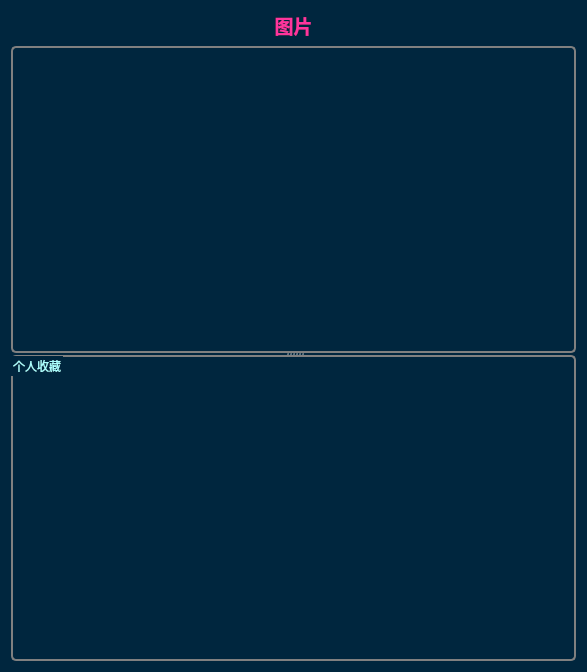
<?xml version="1.0" encoding="UTF-8"?>
<ui version="4.0">
 <class>MainDialog</class>
 <widget class="QDialog" name="MainDialog">
  <property name="geometry">
   <rect>
    <x>0</x>
    <y>0</y>
    <width>587</width>
    <height>672</height>
   </rect>
  </property>
  <property name="windowTitle">
   <string>Dialog</string>
  </property>
  <property name="styleSheet">
   <string notr="true">QDialog{
	background-color: #00263e;
	
}

QGroupBox{
color: rgb(170, 255, 255);
border:2px solid gray;
border-radius:5px;
margin-top:1ex;
subcontrol-origin: margin;
subcontrol-position: top center;
padding: 0 3px;

}</string>
  </property>
  <layout class="QVBoxLayout" name="verticalLayout">
   <item>
    <widget class="QLabel" name="label_2">
     <property name="text">
      <string>&lt;html&gt;&lt;head/&gt;&lt;body&gt;&lt;p align=&quot;center&quot;&gt;&lt;span style=&quot; font-size:14pt; font-weight:600; color:#ff359d;&quot;&gt;图片&lt;/span&gt;&lt;/p&gt;&lt;/body&gt;&lt;/html&gt;</string>
     </property>
     <property name="scaledContents">
      <bool>false</bool>
     </property>
     <property name="alignment">
      <set>Qt::AlignCenter</set>
     </property>
    </widget>
   </item>
   <item>
    <widget class="QSplitter" name="splitter">
     <property name="lineWidth">
      <number>0</number>
     </property>
     <property name="orientation">
      <enum>Qt::Vertical</enum>
     </property>
     <property name="handleWidth">
      <number>2</number>
     </property>
     <widget class="QGroupBox" name="groupBox_3">
      <property name="styleSheet">
       <string notr="true">QGroupBox{

	color: rgb(241, 194, 83);
}

QPushButton{
			border-radius:5px;
            background-color: #004877;
            color: #CFD8DC;
            font: bold;
}

QPushButton:Hover{
			border-radius:5px;
            background-color: #0081bc;
            color: #ECEFF1;
            font: bold;
}</string>
      </property>
      <property name="title">
       <string/>
      </property>
      <layout class="QVBoxLayout" name="verticalLayout_6">
       <item>
        <widget class="AllToolkit" name="AllToolkit" native="true">
         <property name="styleSheet">
          <string notr="true"/>
         </property>
         <zorder>label_2</zorder>
        </widget>
       </item>
      </layout>
     </widget>
     <widget class="QGroupBox" name="groupBox_4">
      <property name="title">
       <string>个人收藏</string>
      </property>
      <property name="alignment">
       <set>Qt::AlignLeading|Qt::AlignLeft|Qt::AlignVCenter</set>
      </property>
      <layout class="QVBoxLayout" name="verticalLayout_8">
       <item>
        <widget class="MyFavoriteBox" name="MyFavorate" native="true"/>
       </item>
      </layout>
     </widget>
    </widget>
   </item>
  </layout>
 </widget>
 <customwidgets>
  <customwidget>
   <class>AllToolkit</class>
   <extends>QWidget</extends>
   <header>AllToolkit</header>
   <container>1</container>
  </customwidget>
  <customwidget>
   <class>MyFavoriteBox</class>
   <extends>QWidget</extends>
   <header>MyFavoriteBox</header>
   <container>1</container>
  </customwidget>
 </customwidgets>
 <resources>
  <include location="imgs.qrc"/>
 </resources>
 <connections/>
</ui>
